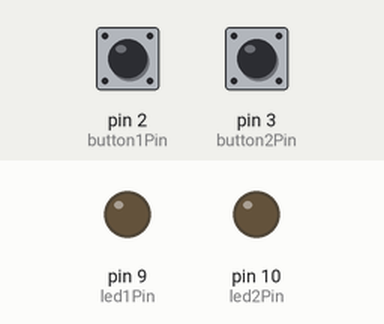
A sketch run on a simulated Arduino Uno, built with avr-gcc and run on an emulated ATmega328P. Shown: output pins drawn as LEDs (lit = HIGH). The test bench sets the inputs (shaded band); at power-on: pin 2 (button1Pin) HIGH, pin 3 (button2Pin) HIGH. The modem accepts every AT command (registered, SIM ready, sends succeed) and sends nothing else; what the sketch prints to the serial monitor is not drawn.

Above: at 5.2 s.
5.3 s: pin 2 (button1Pin) pulled LOW for 0.15 s
At 6.6 s:
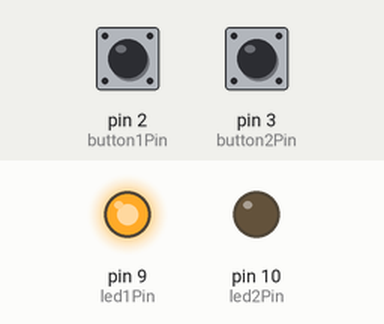
8.4 s: pin 3 (button2Pin) pulled LOW for 0.15 s
At 8.9 s:
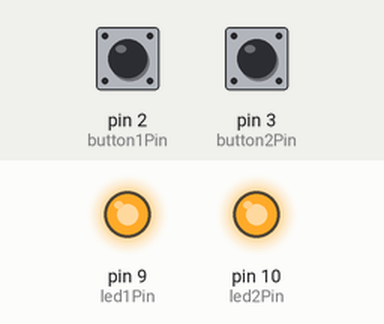
11.5 s: pin 2 (button1Pin) pulled LOW for 1 s
At 13.9 s:
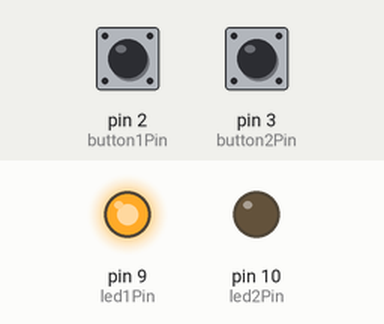
15.5 s: pin 3 (button2Pin) pulled LOW for 1 s
At 17.7 s:
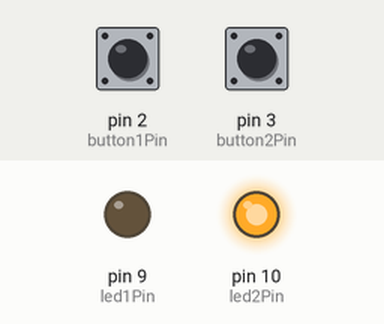
18.2 s: pin 2 (button1Pin) pulled LOW for 3.2 s
At 18.8 s:
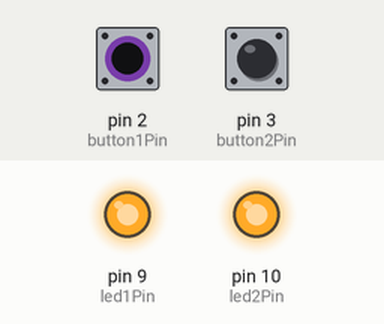
24.4 s: pin 2 (button1Pin) driven LOW and pin 3 (button2Pin) driven LOW
At 24.9 s:
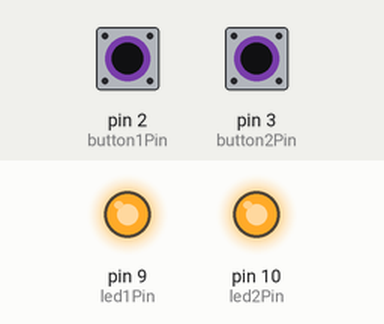
Timing chart, 0 to 27.4 s (numbered marks = the images above; inputs shaded):
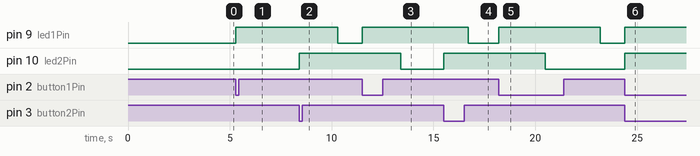

Measured:
- after the input at 5.3 s, pin 9 (led1Pin): LOW → HIGH at once
- after the input at 8.4 s, pin 10 (led2Pin): LOW → HIGH at once
- after the input at 11.5 s, pin 9 (led1Pin): LOW → HIGH at once
- after the input at 15.5 s, pin 10 (led2Pin): LOW → HIGH at once
- after the input at 18.2 s, pin 9 (led1Pin): LOW → HIGH at once, → LOW 5.0 s later
- after the input at 24.4 s, pin 9 (led1Pin), pin 10 (led2Pin): LOW → HIGH at once

The sketch:

timeattack.ino
```cpp
#include <SoftwareSerial.h>

const char* ssid = "";
const char* password = "";
const char* serverUrl = "";
const int serverPort = 7080;

const int button1Pin = 2;
const int led1Pin = 9;
const int button2Pin = 3;
const int led2Pin = 10;

bool led1On = false;
bool led2On = false;
unsigned long led1StartTime = 0;
unsigned long led2StartTime = 0;

// 버튼 2의 타임어택 상태 추적
bool isTimeAttackStarted = false; // 추가: 타임어택 시작/종료 상태

SoftwareSerial esp(4, 5); // RX, TX

// 버튼 상태 큐
bool send1Pending = false;
bool send2Pending = false;
unsigned long lastButtonCheck = 0;
const unsigned long buttonCheckInterval = 50; // 버튼 상태 체크 간격 (ms)

boolean SendCommand(String command, String expectedResponse, int timeout = 5000);

void setup() {
  pinMode(button1Pin, INPUT_PULLUP);
  pinMode(button2Pin, INPUT_PULLUP);
  pinMode(led1Pin, OUTPUT);
  pinMode(led2Pin, OUTPUT);

  Serial.begin(9600);
  esp.begin(9600);

  delay(2000);
  Serial.println("ESP 초기화 중...");
  sendAT("AT");
  sendAT("AT+CWMODE=1");

  String connectCmd = "AT+CWJAP=\"" + String(ssid) + "\",\"" + String(password) + "\"";
  if (!sendATWait(connectCmd, "OK", 15000)) {
    Serial.println("WiFi 연결 실패");
    while (true);
  }
  Serial.println("WiFi 연결 성공!");
}

void loop() {
  // 버튼 1 누름 감지 (기존 동작 유지)
  if (digitalRead(button1Pin) == LOW && !led1On) {
    Serial.println("버튼 1 눌림 감지");
    digitalWrite(led1Pin, HIGH);
    led1On = true;
    led1StartTime = millis();
    send1Pending = true;
  }

  // 버튼 2 누름 감지 (타임어택 시작/종료 처리)
  if (digitalRead(button2Pin) == LOW && !led2On) {
    Serial.println("버튼 2 눌림 감지");
    digitalWrite(led2Pin, HIGH);
    led2On = true;
    led2StartTime = millis();
    send2Pending = true;
    // 타임어택 상태 토글
    isTimeAttackStarted = !isTimeAttackStarted; // 추가: 시작/종료 상태 전환
    Serial.println(isTimeAttackStarted ? "타임어택 시작" : "타임어택 종료");
  }

  // LED 자동 OFF
  if (led1On && millis() - led1StartTime >= 5000) {
    digitalWrite(led1Pin, LOW);
    led1On = false;
  }

  if (led2On && millis() - led2StartTime >= 5000) {
    digitalWrite(led2Pin, LOW);
    led2On = false;
  }

  // 주기적으로 버튼 상태를 체크하고 서버로 전송
  if (millis() - lastButtonCheck >= buttonCheckInterval) {
    if (send1Pending || send2Pending) {
      sendValuesToServer();
      send1Pending = false;
      send2Pending = false;
    }
    lastButtonCheck = millis();
  }
}

// 서버에 POST 요청 (버튼 상태를 JSON으로 전송)
void sendValuesToServer() {
  String host = String(serverUrl);
  int port = serverPort;

  // JSON 객체 생성 (버튼 1은 hint 배열, 버튼 2는 timeAttack 상태)
  String jsonBody = "{";
  bool hasContent = false;

  // 버튼 1 처리 (기존 동작 유지)
  if (send1Pending) {
    jsonBody += "\"hint\":[1]";
    hasContent = true;
  }

  // 버튼 2 처리 (타임어택 시작/종료)
  if (send2Pending) {
    if (hasContent) jsonBody += ",";
    jsonBody += "\"timeAttack\":\"" + String(isTimeAttackStarted ? "start" : "end") + "\"";
    hasContent = true;
  }

  jsonBody += "}";

  int contentLength = jsonBody.length();

  String startCmd = "AT+CIPSTART=\"TCP\",\"" + host + "\"," + String(port);
  if (!SendCommand(startCmd, "CONNECT", 5000)) {
    Serial.println("TCP 연결 실패");
    return;
  }

  String request = "POST /api/hint HTTP/1.1\r\n";
  request += "Host: " + host + "\r\n";
  request += "Content-Type: application/json\r\n";
  request += "Content-Length: " + String(contentLength) + "\r\n";
  request += "Connection: close\r\n\r\n";
  request += jsonBody;

  String sendCmd = "AT+CIPSEND=" + String(request.length());
  if (!SendCommand(sendCmd, ">", 2000)) {
    Serial.println("CIPSEND 실패");
    return;
  }

  esp.print(request);

  unsigned long startTime = millis();
  while (millis() - startTime < 1000) {
    if (esp.available()) esp.read(); // 응답 무시
  }
  Serial.println("서버로 전송 완료: " + jsonBody);
}

// AT 명령 관련
bool sendATWait(String command, String waitFor, unsigned long timeout) {
  esp.println(command);
  unsigned long start = millis();
  String response = "";
  while (millis() - start < timeout) {
    while (esp.available()) {
      char c = esp.read();
      response += c;
      if (response.indexOf(waitFor) != -1) return true;
    }
  }
  Serial.println("sendATWait 실패: " + command);
  return false;
}

void sendAT(String command) {
  esp.println(command);
  delay(1000);
  while (esp.available()) {
    esp.read();
  }
}

boolean SendCommand(String command, String expectedResponse, int timeout = 5000) {
  esp.println(command);
  long int time = millis();
  while ((millis() - time) < timeout) {
    if (esp.find((char*)expectedResponse.c_str())) {
      return true;
    }
  }
  Serial.println("SendCommand 실패: " + command);
  return false;
}
```
